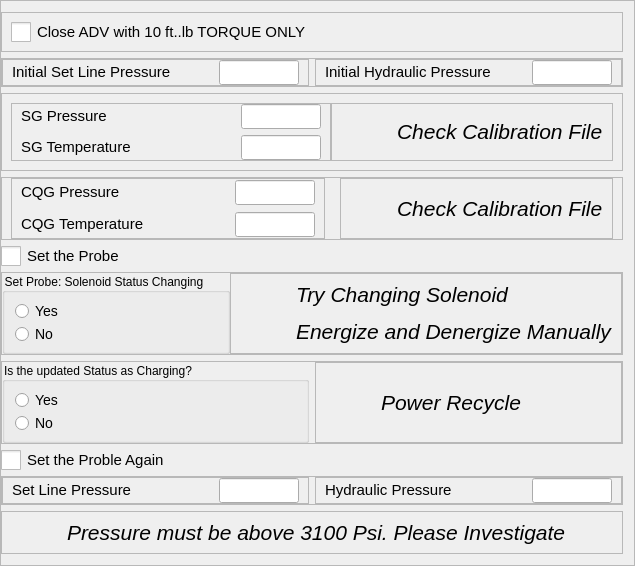
    <widget class="QFrame" name="frame_2">
     <property name="frameShape">
      <enum>QFrame::Shape::StyledPanel</enum>
     </property>
     <property name="frameShadow">
      <enum>QFrame::Shadow::Raised</enum>
     </property>
     <layout class="QVBoxLayout" name="verticalLayout">
      <property name="leftMargin">
       <number>0</number>
      </property>
      <item>
       <widget class="QFrame" name="frame_4">
        <property name="frameShape">
         <enum>QFrame::Shape::StyledPanel</enum>
        </property>
        <property name="frameShadow">
         <enum>QFrame::Shadow::Raised</enum>
        </property>
        <layout class="QHBoxLayout" name="horizontalLayout_10">
         <item>
          <widget class="QCheckBox" name="checkBox_1">
           <property name="enabled">
            <bool>true</bool>
           </property>
           <property name="styleSheet">
            <string notr="true">QCheckBox {
    font-size: 15px; /* Larger text */
}
QCheckBox::indicator {
    width: 20px; /* Larger checkbox square */
    height: 20px; /* Larger checkbox square */
}</string>
           </property>
           <property name="text">
            <string>Close ADV with 10 ft..lb TORQUE ONLY</string>
           </property>
          </widget>
         </item>
        </layout>
       </widget>
      </item>
      <item>
       <widget class="QFrame" name="frame_3">
        <property name="frameShape">
         <enum>QFrame::Shape::StyledPanel</enum>
        </property>
        <property name="frameShadow">
         <enum>QFrame::Shadow::Raised</enum>
        </property>
        <layout class="QHBoxLayout" name="horizontalLayout_9">
         <property name="leftMargin">
          <number>0</number>
         </property>
         <property name="topMargin">
          <number>0</number>
         </property>
         <property name="rightMargin">
          <number>0</number>
         </property>
         <property name="bottomMargin">
          <number>0</number>
         </property>
         <item>
          <widget class="QFrame" name="frame_8">
           <property name="frameShape">
            <enum>QFrame::Shape::StyledPanel</enum>
           </property>
           <property name="frameShadow">
            <enum>QFrame::Shadow::Raised</enum>
           </property>
           <layout class="QHBoxLayout" name="horizontalLayout_2">
            <property name="topMargin">
             <number>0</number>
            </property>
            <property name="bottomMargin">
             <number>0</number>
            </property>
            <item>
             <widget class="QLabel" name="label_1">
              <property name="text">
               <string>&lt;html&gt;&lt;head/&gt;&lt;body&gt;&lt;p&gt;&lt;span style=&quot; font-size:11pt;&quot;&gt;Initial Set Line Pressure&lt;/span&gt;&lt;/p&gt;&lt;/body&gt;&lt;/html&gt;</string>
              </property>
             </widget>
            </item>
            <item>
             <widget class="QLineEdit" name="lineEdit_1">
              <property name="minimumSize">
               <size>
                <width>80</width>
                <height>25</height>
               </size>
              </property>
              <property name="maximumSize">
               <size>
                <width>80</width>
                <height>25</height>
               </size>
              </property>
             </widget>
            </item>
           </layout>
          </widget>
         </item>
         <item>
          <widget class="QFrame" name="frame_9">
           <property name="frameShape">
            <enum>QFrame::Shape::StyledPanel</enum>
           </property>
           <property name="frameShadow">
            <enum>QFrame::Shadow::Raised</enum>
           </property>
           <layout class="QHBoxLayout" name="horizontalLayout_3">
            <property name="topMargin">
             <number>0</number>
            </property>
            <property name="bottomMargin">
             <number>0</number>
            </property>
            <item>
             <widget class="QLabel" name="label_2">
              <property name="text">
               <string>&lt;html&gt;&lt;head/&gt;&lt;body&gt;&lt;p&gt;&lt;span style=&quot; font-size:11pt;&quot;&gt;Initial Hydraulic Pressure&lt;/span&gt;&lt;/p&gt;&lt;/body&gt;&lt;/html&gt;</string>
              </property>
             </widget>
            </item>
            <item>
             <widget class="QLineEdit" name="lineEdit_2">
              <property name="minimumSize">
               <size>
                <width>80</width>
                <height>25</height>
               </size>
              </property>
              <property name="maximumSize">
               <size>
                <width>80</width>
                <height>25</height>
               </size>
              </property>
             </widget>
            </item>
           </layout>
          </widget>
         </item>
        </layout>
       </widget>
      </item>
      <item>
       <widget class="QFrame" name="frame">
        <property name="frameShape">
         <enum>QFrame::Shape::StyledPanel</enum>
        </property>
        <property name="frameShadow">
         <enum>QFrame::Shadow::Raised</enum>
        </property>
        <layout class="QHBoxLayout" name="horizontalLayout">
         <property name="spacing">
          <number>0</number>
         </property>
         <item>
          <widget class="QFrame" name="frame_10">
           <property name="frameShape">
            <enum>QFrame::Shape::StyledPanel</enum>
           </property>
           <property name="frameShadow">
            <enum>QFrame::Shadow::Raised</enum>
           </property>
           <layout class="QGridLayout" name="gridLayout">
            <property name="topMargin">
             <number>0</number>
            </property>
            <property name="bottomMargin">
             <number>0</number>
            </property>
            <item row="0" column="3">
             <widget class="QLineEdit" name="lineEdit_4">
              <property name="minimumSize">
               <size>
                <width>80</width>
                <height>25</height>
               </size>
              </property>
              <property name="maximumSize">
               <size>
                <width>80</width>
                <height>25</height>
               </size>
              </property>
             </widget>
            </item>
            <item row="1" column="0">
             <widget class="QLabel" name="label_7">
              <property name="text">
               <string>&lt;html&gt;&lt;head/&gt;&lt;body&gt;&lt;p&gt;&lt;span style=&quot; font-size:11pt;&quot;&gt;SG Temperature&lt;/span&gt;&lt;/p&gt;&lt;/body&gt;&lt;/html&gt;</string>
              </property>
             </widget>
            </item>
            <item row="1" column="3">
             <widget class="QLineEdit" name="lineEdit_3">
              <property name="minimumSize">
               <size>
                <width>80</width>
                <height>25</height>
               </size>
              </property>
              <property name="maximumSize">
               <size>
                <width>80</width>
                <height>25</height>
               </size>
              </property>
             </widget>
            </item>
            <item row="0" column="0">
             <widget class="QLabel" name="label_3">
              <property name="text">
               <string>&lt;html&gt;&lt;head/&gt;&lt;body&gt;&lt;p&gt;&lt;span style=&quot; font-size:11pt;&quot;&gt;SG Pressure&lt;/span&gt;&lt;/p&gt;&lt;/body&gt;&lt;/html&gt;</string>
              </property>
             </widget>
            </item>
           </layout>
          </widget>
         </item>
         <item>
          <widget class="QFrame" name="frame_12">
           <property name="frameShape">
            <enum>QFrame::Shape::StyledPanel</enum>
           </property>
           <property name="frameShadow">
            <enum>QFrame::Shadow::Raised</enum>
           </property>
           <layout class="QHBoxLayout" name="horizontalLayout_7">
            <property name="spacing">
             <number>15</number>
            </property>
            <property name="topMargin">
             <number>0</number>
            </property>
            <property name="bottomMargin">
             <number>0</number>
            </property>
            <item>
             <widget class="QLabel" name="label_12">
              <property name="minimumSize">
               <size>
                <width>41</width>
                <height>41</height>
               </size>
              </property>
              <property name="maximumSize">
               <size>
                <width>41</width>
                <height>41</height>
               </size>
              </property>
              <property name="text">
               <string/>
              </property>
              <property name="pixmap">
               <pixmap resource="../../Images.qrc">:/Icons/Icons/risk-icon.png</pixmap>
              </property>
              <property name="scaledContents">
               <bool>true</bool>
              </property>
             </widget>
            </item>
            <item>
             <widget class="QLabel" name="label_13">
              <property name="text">
               <string>&lt;html&gt;&lt;head/&gt;&lt;body&gt;&lt;p&gt;&lt;span style=&quot; font-size:16pt; font-style:italic;&quot;&gt;Check Calibration File&lt;/span&gt;&lt;/p&gt;&lt;/body&gt;&lt;/html&gt;</string>
              </property>
             </widget>
            </item>
           </layout>
          </widget>
         </item>
        </layout>
       </widget>
      </item>
      <item>
       <widget class="QFrame" name="frame_13">
        <property name="frameShape">
         <enum>QFrame::Shape::StyledPanel</enum>
        </property>
        <property name="frameShadow">
         <enum>QFrame::Shadow::Raised</enum>
        </property>
        <layout class="QHBoxLayout" name="horizontalLayout_8">
         <property name="spacing">
          <number>15</number>
         </property>
         <property name="topMargin">
          <number>0</number>
         </property>
         <property name="bottomMargin">
          <number>0</number>
         </property>
         <item>
          <widget class="QFrame" name="frame_11">
           <property name="frameShape">
            <enum>QFrame::Shape::StyledPanel</enum>
           </property>
           <property name="frameShadow">
            <enum>QFrame::Shadow::Raised</enum>
           </property>
           <layout class="QGridLayout" name="gridLayout_2">
            <property name="topMargin">
             <number>0</number>
            </property>
            <property name="bottomMargin">
             <number>0</number>
            </property>
            <item row="0" column="3">
             <widget class="QLineEdit" name="lineEdit_5">
              <property name="minimumSize">
               <size>
                <width>80</width>
                <height>25</height>
               </size>
              </property>
              <property name="maximumSize">
               <size>
                <width>80</width>
                <height>25</height>
               </size>
              </property>
             </widget>
            </item>
            <item row="1" column="0">
             <widget class="QLabel" name="label_8">
              <property name="text">
               <string>&lt;html&gt;&lt;head/&gt;&lt;body&gt;&lt;p&gt;&lt;span style=&quot; font-size:11pt;&quot;&gt;CQG Temperature&lt;/span&gt;&lt;/p&gt;&lt;/body&gt;&lt;/html&gt;</string>
              </property>
             </widget>
            </item>
            <item row="1" column="3">
             <widget class="QLineEdit" name="lineEdit_8">
              <property name="minimumSize">
               <size>
                <width>80</width>
                <height>25</height>
               </size>
              </property>
              <property name="maximumSize">
               <size>
                <width>80</width>
                <height>25</height>
               </size>
              </property>
             </widget>
            </item>
            <item row="0" column="0">
             <widget class="QLabel" name="label_4">
              <property name="text">
               <string>&lt;html&gt;&lt;head/&gt;&lt;body&gt;&lt;p&gt;&lt;span style=&quot; font-size:11pt;&quot;&gt;CQG Pressure&lt;/span&gt;&lt;/p&gt;&lt;/body&gt;&lt;/html&gt;</string>
              </property>
             </widget>
            </item>
           </layout>
          </widget>
         </item>
         <item>
          <widget class="QFrame" name="frame_20">
           <property name="frameShape">
            <enum>QFrame::Shape::StyledPanel</enum>
           </property>
           <property name="frameShadow">
            <enum>QFrame::Shadow::Raised</enum>
           </property>
           <layout class="QHBoxLayout" name="horizontalLayout_19">
            <item>
             <widget class="QLabel" name="label_14">
              <property name="minimumSize">
               <size>
                <width>41</width>
                <height>41</height>
               </size>
              </property>
              <property name="maximumSize">
               <size>
                <width>41</width>
                <height>41</height>
               </size>
              </property>
              <property name="text">
               <string/>
              </property>
              <property name="pixmap">
               <pixmap resource="../../Images.qrc">:/Icons/Icons/risk-icon.png</pixmap>
              </property>
              <property name="scaledContents">
               <bool>true</bool>
              </property>
             </widget>
            </item>
            <item>
             <widget class="QLabel" name="label_15">
              <property name="text">
               <string>&lt;html&gt;&lt;head/&gt;&lt;body&gt;&lt;p&gt;&lt;span style=&quot; font-size:16pt; font-style:italic;&quot;&gt;Check Calibration File&lt;/span&gt;&lt;/p&gt;&lt;/body&gt;&lt;/html&gt;</string>
              </property>
             </widget>
            </item>
           </layout>
          </widget>
         </item>
        </layout>
       </widget>
      </item>
      <item>
       <widget class="QCheckBox" name="checkBox_3">
        <property name="enabled">
         <bool>true</bool>
        </property>
        <property name="styleSheet">
         <string notr="true">QCheckBox {
    font-size: 15px; /* Larger text */
}
QCheckBox::indicator {
    width: 20px; /* Larger checkbox square */
    height: 20px; /* Larger checkbox square */
}</string>
        </property>
        <property name="text">
         <string>Set the Probe</string>
        </property>
       </widget>
      </item>
      <item>
       <widget class="QFrame" name="frame_5">
        <property name="frameShape">
         <enum>QFrame::Shape::StyledPanel</enum>
        </property>
        <property name="frameShadow">
         <enum>QFrame::Shadow::Raised</enum>
        </property>
        <layout class="QHBoxLayout" name="horizontalLayout_12">
         <property name="spacing">
          <number>0</number>
         </property>
         <property name="leftMargin">
          <number>0</number>
         </property>
         <property name="topMargin">
          <number>0</number>
         </property>
         <property name="rightMargin">
          <number>0</number>
         </property>
         <property name="bottomMargin">
          <number>0</number>
         </property>
         <item>
          <widget class="QGroupBox" name="groupBox_1">
           <property name="minimumSize">
            <size>
             <width>215</width>
             <height>0</height>
            </size>
           </property>
           <property name="styleSheet">
            <string notr="true">QGroupBox::title {
    font-size: 16px;
}
</string>
           </property>
           <property name="title">
            <string>Set Probe: Solenoid Status Changing</string>
           </property>
           <property name="checkable">
            <bool>false</bool>
           </property>
           <property name="checked">
            <bool>false</bool>
           </property>
           <layout class="QVBoxLayout" name="verticalLayout_11">
            <item>
             <widget class="QRadioButton" name="radioButton_1">
              <property name="styleSheet">
               <string notr="true">QRadioButton{
    font-size: 14px; /* Larger text */
}
QRadioButton::indicator {
    width: 15px; /* Larger checkbox square */
    height: 15px; /* Larger checkbox square */
}</string>
              </property>
              <property name="text">
               <string>Yes</string>
              </property>
             </widget>
            </item>
            <item>
             <widget class="QRadioButton" name="radioButton_2">
              <property name="styleSheet">
               <string notr="true">QRadioButton{
    font-size: 14px; /* Larger text */
}
QRadioButton::indicator {
    width: 15px; /* Larger checkbox square */
    height: 15px; /* Larger checkbox square */
}</string>
              </property>
              <property name="text">
               <string>No</string>
              </property>
             </widget>
            </item>
           </layout>
          </widget>
         </item>
         <item>
          <widget class="QFrame" name="frame_14">
           <property name="frameShape">
            <enum>QFrame::Shape::StyledPanel</enum>
           </property>
           <property name="frameShadow">
            <enum>QFrame::Shadow::Raised</enum>
           </property>
           <layout class="QHBoxLayout" name="horizontalLayout_11">
            <property name="spacing">
             <number>15</number>
            </property>
            <property name="topMargin">
             <number>0</number>
            </property>
            <property name="bottomMargin">
             <number>0</number>
            </property>
            <item>
             <widget class="QLabel" name="label_16">
              <property name="minimumSize">
               <size>
                <width>41</width>
                <height>41</height>
               </size>
              </property>
              <property name="maximumSize">
               <size>
                <width>41</width>
                <height>41</height>
               </size>
              </property>
              <property name="text">
               <string/>
              </property>
              <property name="pixmap">
               <pixmap resource="../../Images.qrc">:/Icons/Icons/risk-icon.png</pixmap>
              </property>
              <property name="scaledContents">
               <bool>true</bool>
              </property>
             </widget>
            </item>
            <item>
             <widget class="QLabel" name="label_17">
              <property name="text">
               <string>&lt;html&gt;&lt;head/&gt;&lt;body&gt;&lt;p&gt;&lt;span style=&quot; font-size:16pt; font-style:italic;&quot;&gt;Try Changing Solenoid&lt;/span&gt;&lt;/p&gt;&lt;p&gt;&lt;span style=&quot; font-size:16pt; font-style:italic;&quot;&gt;Energize and Denergize Manually&lt;/span&gt;&lt;/p&gt;&lt;/body&gt;&lt;/html&gt;</string>
              </property>
             </widget>
            </item>
           </layout>
          </widget>
         </item>
        </layout>
       </widget>
      </item>
      <item>
       <widget class="QFrame" name="frame_6">
        <property name="frameShape">
         <enum>QFrame::Shape::StyledPanel</enum>
        </property>
        <property name="frameShadow">
         <enum>QFrame::Shadow::Raised</enum>
        </property>
        <layout class="QHBoxLayout" name="horizontalLayout_13">
         <property name="leftMargin">
          <number>0</number>
         </property>
         <property name="topMargin">
          <number>0</number>
         </property>
         <property name="rightMargin">
          <number>0</number>
         </property>
         <property name="bottomMargin">
          <number>0</number>
         </property>
         <item>
          <widget class="QGroupBox" name="groupBox_2">
           <property name="minimumSize">
            <size>
             <width>215</width>
             <height>0</height>
            </size>
           </property>
           <property name="styleSheet">
            <string notr="true">QGroupBox::title {
    font-size: 16px;
}
</string>
           </property>
           <property name="title">
            <string>Is the updated Status as Charging?</string>
           </property>
           <property name="checkable">
            <bool>false</bool>
           </property>
           <property name="checked">
            <bool>false</bool>
           </property>
           <layout class="QVBoxLayout" name="verticalLayout_12">
            <item>
             <widget class="QRadioButton" name="radioButton_3">
              <property name="styleSheet">
               <string notr="true">QRadioButton{
    font-size: 14px; /* Larger text */
}
QRadioButton::indicator {
    width: 15px; /* Larger checkbox square */
    height: 15px; /* Larger checkbox square */
}</string>
              </property>
              <property name="text">
               <string>Yes</string>
              </property>
             </widget>
            </item>
            <item>
             <widget class="QRadioButton" name="radioButton_4">
              <property name="styleSheet">
               <string notr="true">QRadioButton{
    font-size: 14px; /* Larger text */
}
QRadioButton::indicator {
    width: 15px; /* Larger checkbox square */
    height: 15px; /* Larger checkbox square */
}</string>
              </property>
              <property name="text">
               <string>No</string>
              </property>
             </widget>
            </item>
           </layout>
          </widget>
         </item>
         <item>
          <widget class="QFrame" name="frame_15">
           <property name="frameShape">
            <enum>QFrame::Shape::StyledPanel</enum>
           </property>
           <property name="frameShadow">
            <enum>QFrame::Shadow::Raised</enum>
           </property>
           <layout class="QHBoxLayout" name="horizontalLayout_14">
            <property name="spacing">
             <number>15</number>
            </property>
            <property name="topMargin">
             <number>0</number>
            </property>
            <property name="bottomMargin">
             <number>0</number>
            </property>
            <item>
             <widget class="QLabel" name="label_18">
              <property name="minimumSize">
               <size>
                <width>41</width>
                <height>41</height>
               </size>
              </property>
              <property name="maximumSize">
               <size>
                <width>41</width>
                <height>41</height>
               </size>
              </property>
              <property name="text">
               <string/>
              </property>
              <property name="pixmap">
               <pixmap resource="../../Images.qrc">:/Icons/Icons/risk-icon.png</pixmap>
              </property>
              <property name="scaledContents">
               <bool>true</bool>
              </property>
             </widget>
            </item>
            <item>
             <widget class="QLabel" name="label_19">
              <property name="text">
               <string>&lt;html&gt;&lt;head/&gt;&lt;body&gt;&lt;p&gt;&lt;span style=&quot; font-size:16pt; font-style:italic;&quot;&gt;Power Recycle&lt;/span&gt;&lt;/p&gt;&lt;/body&gt;&lt;/html&gt;</string>
              </property>
             </widget>
            </item>
           </layout>
          </widget>
         </item>
        </layout>
       </widget>
      </item>
      <item>
       <widget class="QCheckBox" name="checkBox_4">
        <property name="enabled">
         <bool>true</bool>
        </property>
        <property name="styleSheet">
         <string notr="true">QCheckBox {
    font-size: 15px; /* Larger text */
}
QCheckBox::indicator {
    width: 20px; /* Larger checkbox square */
    height: 20px; /* Larger checkbox square */
}</string>
        </property>
        <property name="text">
         <string>Set the Proble Again</string>
        </property>
       </widget>
      </item>
      <item>
       <widget class="QFrame" name="frame_7">
        <property name="frameShape">
         <enum>QFrame::Shape::StyledPanel</enum>
        </property>
        <property name="frameShadow">
         <enum>QFrame::Shadow::Raised</enum>
        </property>
        <layout class="QHBoxLayout" name="horizontalLayout_15">
         <property name="leftMargin">
          <number>0</number>
         </property>
         <property name="topMargin">
          <number>0</number>
         </property>
         <property name="rightMargin">
          <number>0</number>
         </property>
         <property name="bottomMargin">
          <number>0</number>
         </property>
         <item>
          <widget class="QFrame" name="frame_16">
           <property name="frameShape">
            <enum>QFrame::Shape::StyledPanel</enum>
           </property>
           <property name="frameShadow">
            <enum>QFrame::Shadow::Raised</enum>
           </property>
           <layout class="QHBoxLayout" name="horizontalLayout_16">
            <property name="topMargin">
             <number>0</number>
            </property>
            <property name="bottomMargin">
             <number>0</number>
            </property>
            <item>
             <widget class="QLabel" name="label_5">
              <property name="text">
               <string>&lt;html&gt;&lt;head/&gt;&lt;body&gt;&lt;p&gt;&lt;span style=&quot; font-size:11pt;&quot;&gt;Set Line Pressure&lt;/span&gt;&lt;/p&gt;&lt;/body&gt;&lt;/html&gt;</string>
              </property>
             </widget>
            </item>
            <item>
             <widget class="QLineEdit" name="lineEdit_6">
              <property name="minimumSize">
               <size>
                <width>80</width>
                <height>25</height>
               </size>
              </property>
              <property name="maximumSize">
               <size>
                <width>80</width>
                <height>25</height>
               </size>
              </property>
             </widget>
            </item>
           </layout>
          </widget>
         </item>
         <item>
          <widget class="QFrame" name="frame_17">
           <property name="frameShape">
            <enum>QFrame::Shape::StyledPanel</enum>
           </property>
           <property name="frameShadow">
            <enum>QFrame::Shadow::Raised</enum>
           </property>
           <layout class="QHBoxLayout" name="horizontalLayout_17">
            <property name="topMargin">
             <number>0</number>
            </property>
            <property name="bottomMargin">
             <number>0</number>
            </property>
            <item>
             <widget class="QLabel" name="label_6">
              <property name="text">
               <string>&lt;html&gt;&lt;head/&gt;&lt;body&gt;&lt;p&gt;&lt;span style=&quot; font-size:11pt;&quot;&gt;Hydraulic Pressure&lt;/span&gt;&lt;/p&gt;&lt;/body&gt;&lt;/html&gt;</string>
              </property>
             </widget>
            </item>
            <item>
             <widget class="QLineEdit" name="lineEdit_7">
              <property name="minimumSize">
               <size>
                <width>80</width>
                <height>25</height>
               </size>
              </property>
              <property name="maximumSize">
               <size>
                <width>80</width>
                <height>25</height>
               </size>
              </property>
             </widget>
            </item>
           </layout>
          </widget>
         </item>
        </layout>
       </widget>
      </item>
      <item>
       <widget class="QFrame" name="frame_18">
        <property name="frameShape">
         <enum>QFrame::Shape::StyledPanel</enum>
        </property>
        <property name="frameShadow">
         <enum>QFrame::Shadow::Raised</enum>
        </property>
        <layout class="QHBoxLayout" name="horizontalLayout_18">
         <property name="spacing">
          <number>15</number>
         </property>
         <property name="topMargin">
          <number>0</number>
         </property>
         <property name="bottomMargin">
          <number>0</number>
         </property>
         <item>
          <widget class="QLabel" name="label_20">
           <property name="minimumSize">
            <size>
             <width>41</width>
             <height>41</height>
            </size>
           </property>
           <property name="maximumSize">
            <size>
             <width>41</width>
             <height>41</height>
            </size>
           </property>
           <property name="text">
            <string/>
           </property>
           <property name="pixmap">
            <pixmap resource="../../Images.qrc">:/Icons/Icons/risk-icon.png</pixmap>
           </property>
           <property name="scaledContents">
            <bool>true</bool>
           </property>
          </widget>
         </item>
         <item>
          <widget class="QLabel" name="label_21">
           <property name="text">
            <string>&lt;html&gt;&lt;head/&gt;&lt;body&gt;&lt;p&gt;&lt;span style=&quot; font-size:16pt; font-style:italic;&quot;&gt;Pressure must be above 3100 Psi. Please Investigate&lt;/span&gt;&lt;/p&gt;&lt;/body&gt;&lt;/html&gt;</string>
           </property>
          </widget>
         </item>
        </layout>
       </widget>
      </item>
     </layout>
    </widget>
